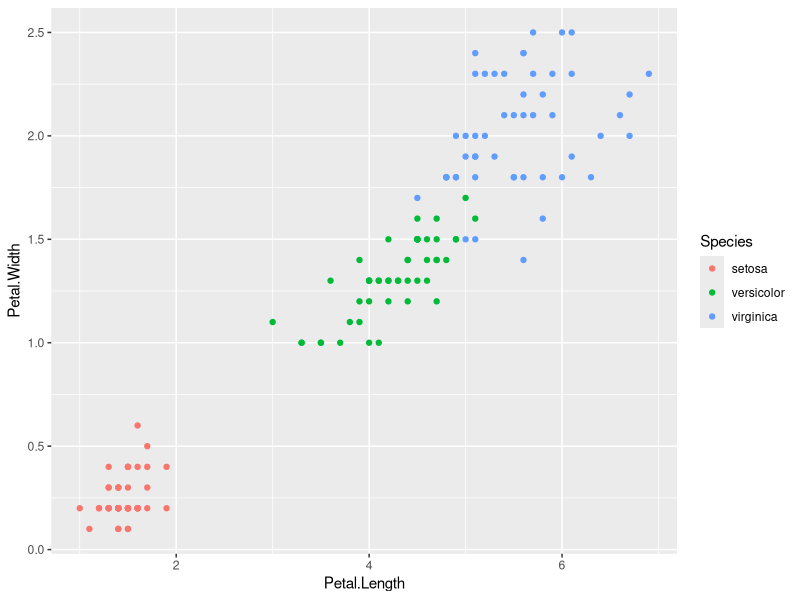
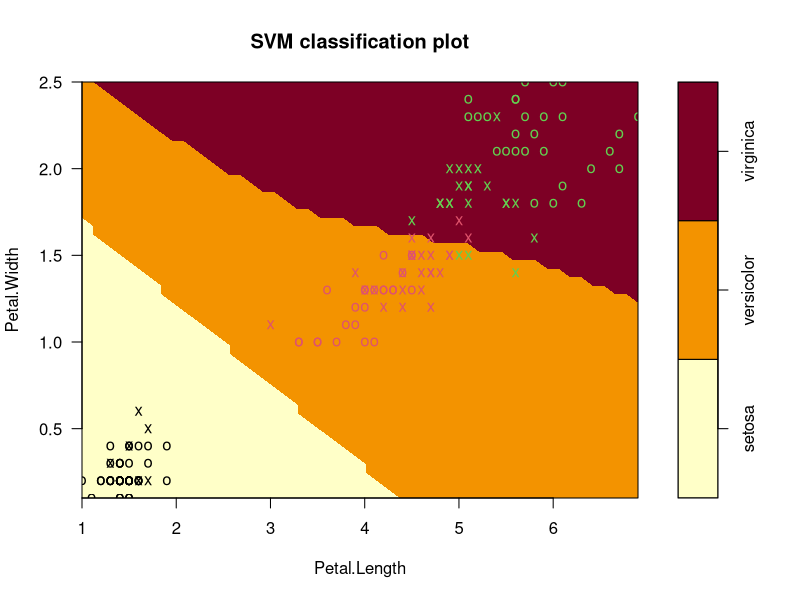

Recreate these plots in R, in order.
data("iris")

library(ggplot2)
library(e1071)

qplot(Petal.Length,Petal.Width,data=iris,color=Species)

svm_model3 <- svm(Species~.,data=iris,kernel="polynomial")
summary(svm_model3)

plot(svm_model3,data=iris,Petal.Width~Petal.Length,slice=list(Sepal.Width=3,Sepal.Length=4))

pred3 <- predict(svm_model3, iris)

table3 <- table(Predicted=pred3,Actual=iris$Species)
table3

Model3_accuracyRate = sum(diag(table3))/sum(table3)
Model3_accuracyRate

Model3_MisclassificationRate = 1 - Model3_accuracyRate
Model3_MisclassificationRate